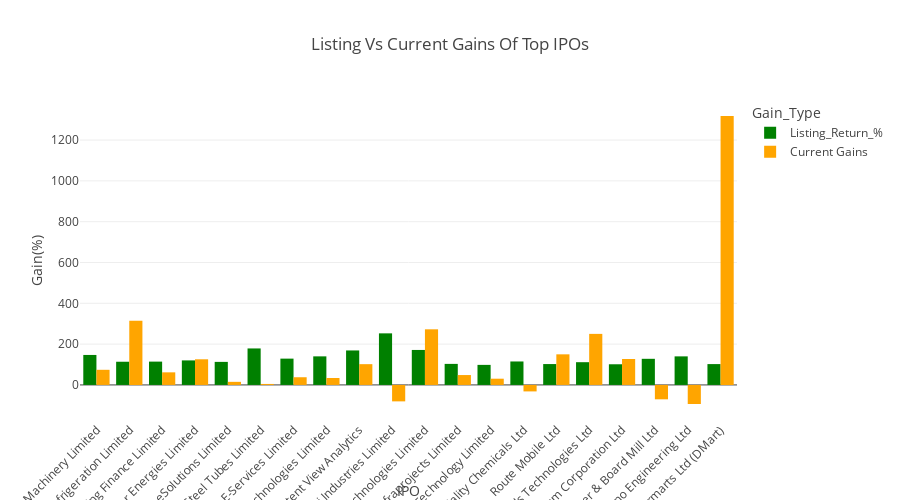

This figure's notebook cell:
### Markdown cell above
What kind of interactive chart can show listing vs current gains side by side for all IPOs?

### Code cell
melted_df = IPO_df.melt(
    id_vars=['IPO_Name'],
    value_vars=['Listing_Return_%', 'Current Gains'],
    var_name='Gain_Type',
    value_name='Gain'
)

top_n =20
melted_df = melted_df[melted_df['IPO_Name'].isin(
    IPO_df.nlargest(top_n, 'Listing_Return_%' )['IPO_Name']
)]

fig = px.bar(
    melted_df,
    x='IPO_Name',
    y='Gain',
    color='Gain_Type',
    barmode='group',
    title='Listing Vs Current Gains Of Top IPOs',
    labels={'Gain':'Gain(%)', 'IPO_Name':'IPO', 'Gain_Type':'Gain_Type'},
    color_discrete_map={
        'Listing_Return_%':'green',
        'Current Gains':'orange'
    }
)

fig.update_layout(xaxis_tickangle=-45, height=500)
fig.write_image('Listing Vs Current Gains Of Top IPOs.png')
fig.show()

### Figure 1 — Plotly figure (JSON) as saved in the notebook; plotly's stock layout.template omitted (floating-point values rounded to 4 significant figures)
{"data": [{"alignmentgroup": "True", "hovertemplate": "Gain_Type=Listing_Return_%<br>IPO=%{x}<br>Gain(%)=%{y}<extra></extra>", "legendgroup": "Listing_Return_%", "marker": {"color": "green", "pattern": {"shape": ""}}, "name": "Listing_Return_%", "offsetgroup": "Listing_Return_%", "orientation": "v", "showlegend": true, "textposition": "auto", "type": "bar", "x": ["Mamata Machinery Limited", "KRN Heat Exchanger and Refrigeration Limited", "Bajaj Housing Finance Limited", "Premier Energies Limited", "Unicommerce eSolutions Limited", "Vibhor Steel Tubes Limited", "BLS E-Services Limited", "Tata Technologies Limited", "Latent View Analytics", "Sigachi Industries Limited", "Paras Defence and Space Technologies Limited", "G R Infraprojects Limited", "Clean Science and Technology Limited", "Chemcon Speciality Chemicals Ltd", "Route Mobile Ltd", "Happiest Minds Technologies Ltd", "Indian Railway Catering and Tourism Corporation Ltd", "Astron Paper & Board Mill Ltd", "Salasar Techno Engineering Ltd", "Avenue Supermarts Ltd (DMart)"], "xaxis": "x", "y": [146.9, 113.6, 114.3, 120.2, 113.0, 178.8, 128.9, 140.0, 169.0, 252.8, 171.4, 103.1, 98.27, 115.0, 102.3, 111.5, 101.2, 128.0, 139.9, 102.1], "yaxis": "y"}, {"alignmentgroup": "True", "hovertemplate": "Gain_Type=Current Gains<br>IPO=%{x}<br>Gain(%)=%{y}<extra></extra>", "legendgroup": "Current Gains", "marker": {"color": "orange", "pattern": {"shape": ""}}, "name": "Current Gains", "offsetgroup": "Current Gains", "orientation": "v", "showlegend": true, "textposition": "auto", "type": "bar", "x": ["Mamata Machinery Limited", "KRN Heat Exchanger and Refrigeration Limited", "Bajaj Housing Finance Limited", "Premier Energies Limited", "Unicommerce eSolutions Limited", "Vibhor Steel Tubes Limited", "BLS E-Services Limited", "Tata Technologies Limited", "Latent View Analytics", "Sigachi Industries Limited", "Paras Defence and Space Technologies Limited", "G R Infraprojects Limited", "Clean Science and Technology Limited", "Chemcon Speciality Chemicals Ltd", "Route Mobile Ltd", "Happiest Minds Technologies Ltd", "Indian Railway Catering and Tourism Corporation Ltd", "Astron Paper & Board Mill Ltd", "Salasar Techno Engineering Ltd", "Avenue Supermarts Ltd (DMart)"], "xaxis": "x", "y": [74.12, 314.2, 61.71, 125.7, 15.14, 4.77, 37.67, 33.85, 101.8, -80.6, 272.6, 48.43, 30.54, -31.78, 150.0, 250.2, 127.1, -70.5, -93.47, 1318.0], "yaxis": "y"}], "layout": {"barmode": "group", "height": 500, "legend": {"title": {"text": "Gain_Type"}, "tracegroupgap": 0}, "title": {"text": "Listing Vs Current Gains Of Top IPOs"}, "xaxis": {"anchor": "y", "domain": [0, 1], "tickangle": -45, "title": {"text": "IPO"}}, "yaxis": {"anchor": "x", "domain": [0, 1], "title": {"text": "Gain(%)"}}}}
